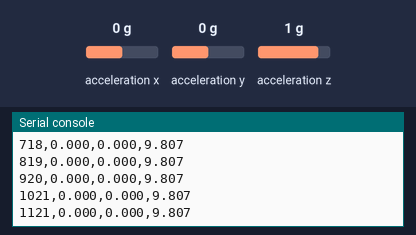
Bench run of a program on a simulated Raspberry Pi Pico running MicroPython. On the bench: the last lines printed to the serial console. Inputs (shaded band) come from the test bench; at power-on: acceleration x 0 g, acceleration y 0 g, acceleration z 1 g. Files the program writes start out absent.

Above: at 1.2 s.
1.3 s: acceleration x set to -1.4 g
At 1.33 s:
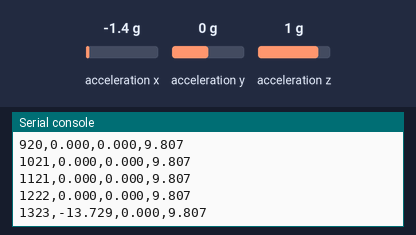
2.8 s: acceleration y set to -1.4 g
At 2.84 s:
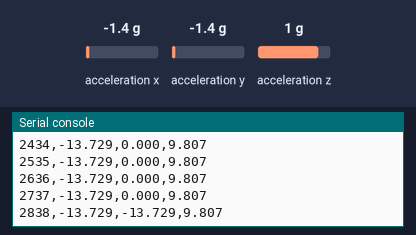
4.3 s: acceleration z set to -1.4 g
At 4.36 s:
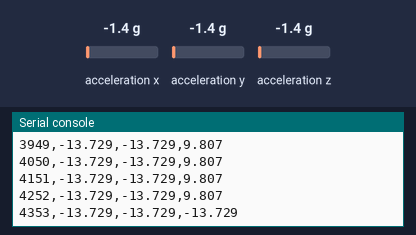
Timing chart, 0 to 7.3 s (numbered marks = the images above; inputs shaded):
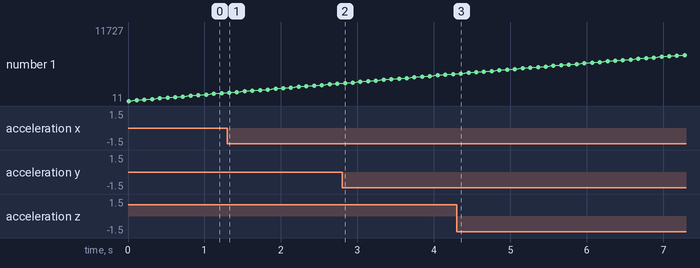

The program:

LIS3DH_Accelerometer.py
```python
from machine import Pin, I2C
import time
import struct


g = 9.80665 # Gravitational acceleration (m/s^2)
data = "a_log.txt"

# Register addresses
LIS3DH = 0x18
I = 0x0F
CTRL_REG1 = 0x20
CTRL_REG4 = 0x23
OUT_X_L = 0x28


# I2C Setup
i2c = I2C(0, scl=Pin(1), sda=Pin(0), freq=400_000)

def write_reg(reg, value):
    i2c.writeto_mem(LIS3DH, reg, bytes([value]))

def read_reg(reg, length=1):
    return i2c.readfrom_mem(LIS3DH, reg, length)


# Initiate Sensor
def lis3dh_init():
    if read_reg(I)[0] != 0x33:
        raise RuntimeError("LIS3DH not detected")

    # 100 Hz, enable XYZ
    write_reg(CTRL_REG1, 0x57)

    # High resolution, ±2g
    write_reg(CTRL_REG4, 0x08)

    time.sleep_ms(10)

# Read Acceleration (m/s²)
def read_acceleration():
    data = read_reg(OUT_X_L | 0x80, 6)
    x, y, z = struct.unpack("<hhh", data)

    # Convert from left-justified 12‑bit
    x >>= 4
    y >>= 4
    z >>= 4

    scale_g = 0.001  # g per LSB (±2g, high‑res)

    ax = x * scale_g * g
    ay = y * scale_g * g
    az = z * scale_g * g

    return ax, ay, az

# Main
lis3dh_init()
print("LIS3DH initialized")

# Open file in append mode
with open(data, "a") as file:
    # Write header if needed
    file.write("time_ms,ax_ms2,ay_ms2,az_ms2\n")

    while True:
        t = time.ticks_ms()
        ax, ay, az = read_acceleration()

        line = "{},{:.3f},{:.3f},{:.3f}\n".format(t, ax, ay, az)
        file.write(line)
        file.flush()  # Important for data safety

        print(line.strip())
        time.sleep(0.1)
```

Measured:
- after the input at 1.3 s, the serial console: prints a new line at once (image 1)
- after the input at 2.8 s, the serial console: prints a new line at once (image 2)
